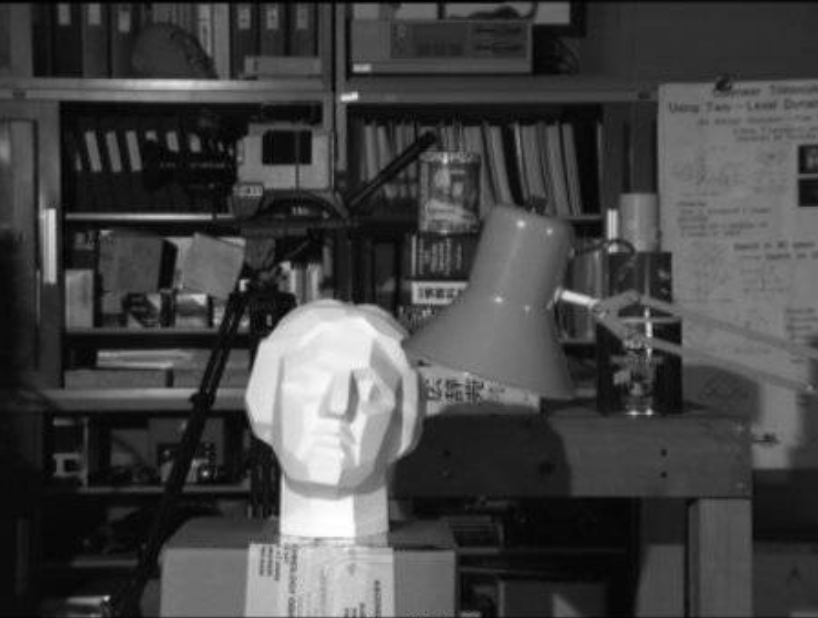
#> input picture data/images/profile.png, 818 x 618 px, found by its file name
$ python histEqualization.py
#> lines starting #> are read from the running program, lines starting #| are printed output that depends on the picture
#!/usr/bin/env python
# -*- coding:utf-8 -*-

import cv2
import numpy as np
import matplotlib.pyplot as plt

img = cv2.imread('data/images/profile.png', 0)
#> img: shape (618, 818); min 0, max 255, mean 68.5

# flatten()将数组变成一维
hist, bins = np.histogram(img.flatten(), 256, [0, 256])
#> hist = 256 values, max 9482 at index 11, min 14 at index 0, mean 1974.7; bins = 257 values from 0 to 256

# 计算累积分布图
cdf = hist.cumsum()
#> cdf = 256 values from 14 to 505524
cdf_normalized = cdf * hist.max() / cdf.max()
#> cdf_normalized = 256 values from 0.263 to 9482

plt.subplot(321),plt.imshow(img, 'gray')
plt.title('Original Image'),plt.xticks([]),plt.yticks([])

plt.subplot(322)
plt.plot(cdf_normalized, color = 'b')
plt.hist(img.flatten(), 256, [0, 256], color = 'r')
plt.xlim([0, 256])
plt.legend(('cdf', 'histogram'), loc = 'upper left')

# 构建Numpy掩模数组，cdf为原数组，当数组为0时掩盖
cdf_m = np.ma.masked_equal(cdf, 0)
cdf_m = (cdf_m - cdf_m.min())*255/(cdf_m.max()-cdf_m.min())
# 对被掩盖的元素赋值，这里赋值为0
cdf = np.ma.filled(cdf_m, 0).astype('uint8')
#> cdf = 256 values from 0 to 255
img2 = cdf[img]
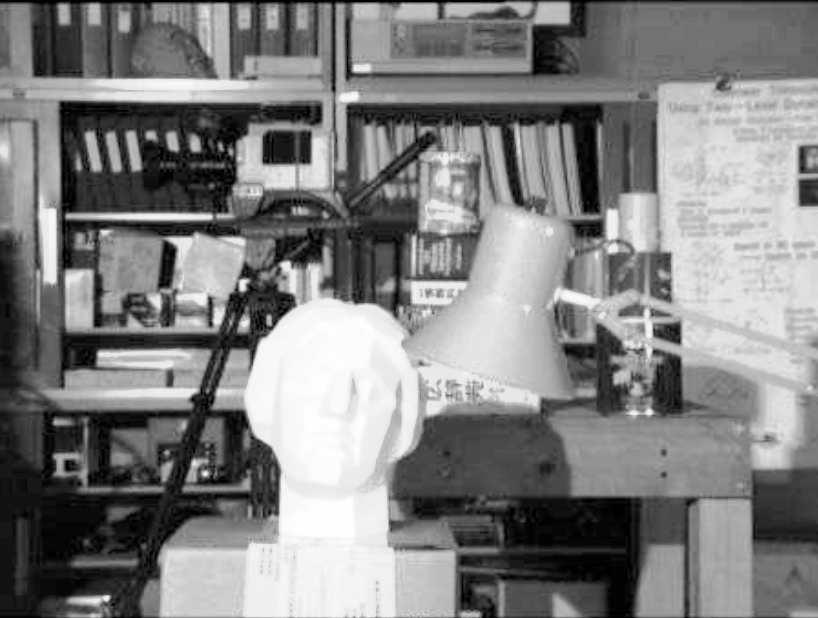
#> img2: shape (618, 818); min 0, max 255, mean 128.1

plt.subplot(323),plt.imshow(img2, 'gray')
plt.title('Equalization Image'),plt.xticks([]),plt.yticks([])

hist, bins = np.histogram(img2.ravel(), 256, [0, 256])
#> hist = 256 values, max 9482 at index 18, min 0 at index 2, mean 1974.7
cdf = hist.cumsum()
#> cdf = 256 values from 1516 to 505524
cdf_normalized = cdf * hist.max() / cdf.max()
#> cdf_normalized = 256 values from 28.44 to 9482

plt.subplot(324)
plt.plot(cdf_normalized, color = 'b')
plt.hist(img2.ravel(), 256, [0, 256], color = 'r')
plt.xlim([0, 256])
plt.legend(('cdf', 'histogram'), loc = 'upper left')

clahe = cv2.createCLAHE(clipLimit = 2.0, tileGridSize = (8,8))
cl1 = clahe.apply(img)
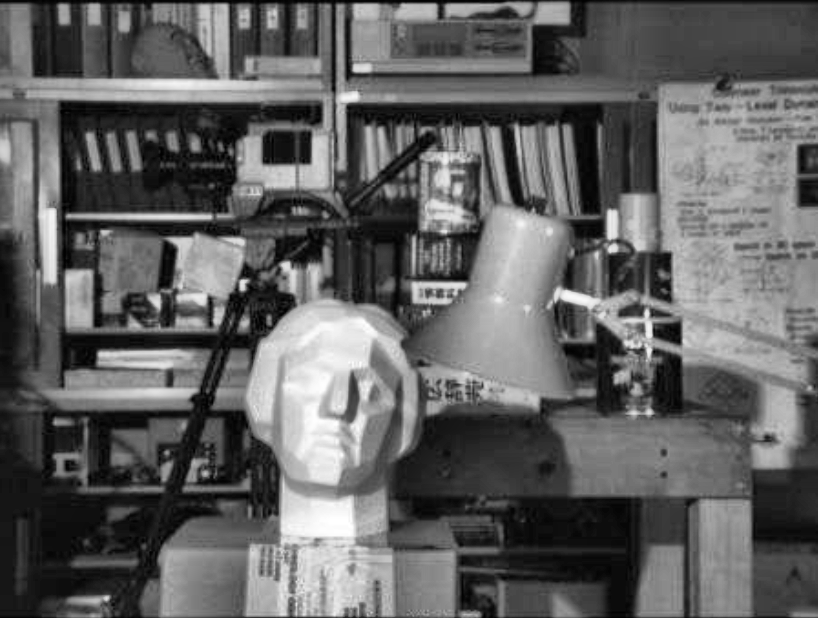
#> cl1: shape (618, 818); min 0, max 255, mean 97.2

plt.subplot(325)
plt.imshow(cl1, cmap = 'gray'),plt.title('CLAHE Image')
plt.xticks([]),plt.yticks([])

hist, bins = np.histogram(cl1.ravel(), 256, [0, 256])
#> hist = 256 values, max 5293 at index 22, min 4 at index 0, mean 1974.7
cdf = hist.cumsum()
#> cdf = 256 values from 4 to 505524
cdf_normalized = cdf * hist.max() / cdf.max()
#> cdf_normalized = 256 values from 0.0419 to 5293

plt.subplot(326)
plt.plot(cdf_normalized, color = 'b')
plt.hist(cl1.ravel(), 256, [0, 256], color = 'r')
plt.xlim([0, 256])
plt.legend(('cdf', 'histogram'), loc = 'upper left')

plt.show()
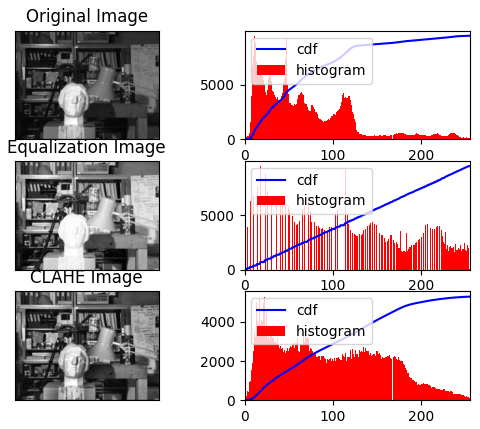
#> figure drawn by matplotlib, 6 panels; panel 2: tallest bar 9482 high, from x = 11 to 12; panel 2: curve peaks at x = 255, y = 9482; panel 4: tallest bar 9482 high, from x = 18 to 19; panel 4: curve peaks at x = 255, y = 9482
